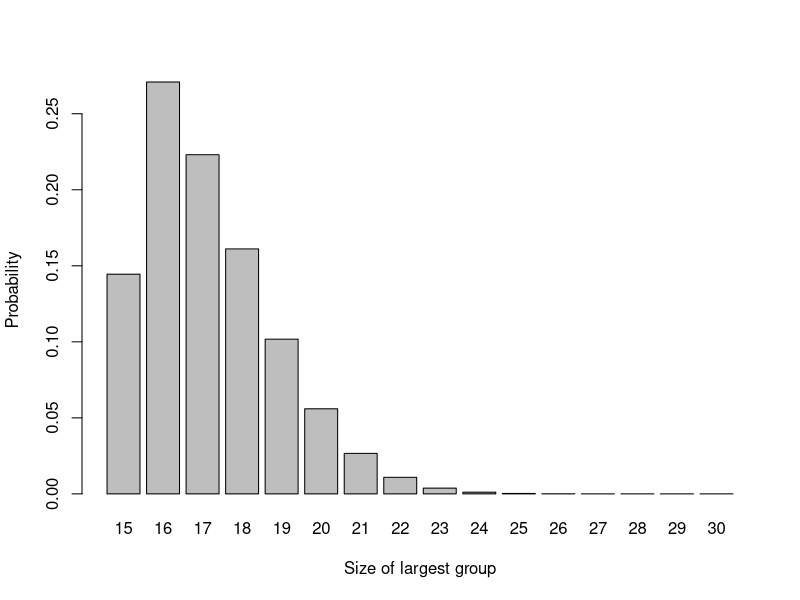
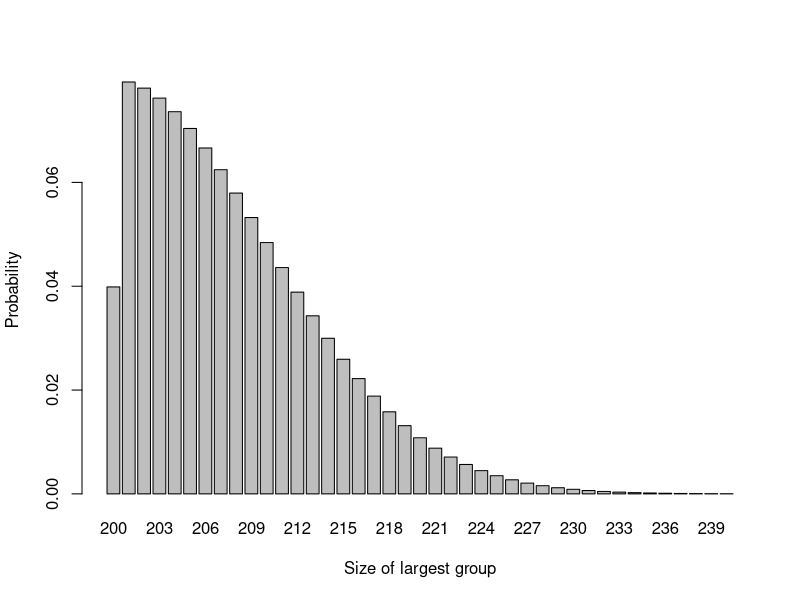

R code for these plots, in order: (Note: this script raises an error after producing the figures.)
## ---- chunk 1
n = 15
rvec = 15:30
pvec = sapply(
  1:length(rvec),
  function(i){
    if(rvec[i]==n){
      choose(2*n, rvec[i])* 0.5^(2*n)
    } else {
      2*choose(2*n, rvec[i])* 0.5^(2*n)  
    }
  }
  
) 
df1 = data.frame(r=rvec, p=pvec)
barplot(p~r, data=df1, xlab = "Size of largest group", ylab = "Probability")
## ---- chunk 2
n = 200
rvec = 200:240
pvec = sapply(
  1:length(rvec),
  function(i){
    if(rvec[i]==n){
      choose(2*n, rvec[i])* 0.5^(2*n)
    } else {
      2*choose(2*n, rvec[i])* 0.5^(2*n)  
    }
  }
  
) 
df1 = data.frame(r=rvec, p=pvec)
barplot(p~r, data=df1, xlab = "Size of largest group", ylab = "Probability")
## ---- chunk 3

biased.coin = function(
  n,     # how many allocations to do
  p,      # the probability P as above
  seed = 60003
){
  set.seed(seed)
  abs_Dn = c(1)     # the first imbalance has to be one
  
  for (i in 2:n){
    if (abs_Dn[i-1] == 0){
      abs_Dn[i] = 1 
    } else {
      abs_Dn[i] = sample(c(abs_Dn[i-1]-1, abs_Dn[i-1]+1), size = 1, prob = c(p, 1-p))
    }
  }
  Dn_df = data.frame(
    ID = 1:n,
    abs_Dn = abs_Dn
  )
  Dn_df
}

abs_50_23a = biased.coin(n=50, p=0.667)
plot1 = ggplot(data=abs_50_23a, aes(x=ID, y=abs_Dn)) + 
  geom_line() + geom_point(col=2) + 
  xlab("Participant ID") + ylab("Absolute Imbalance") +
  ylim(0, 8)

abs_50_23b = biased.coin(n=50, p=0.667, seed = 2863727)
plot2 = ggplot(data=abs_50_23b, aes(x=ID, y=abs_Dn)) + geom_line() + geom_point(col=2) + xlab("Participant ID") + ylab("Absolute Imbalance")+
  ylim(0, 8)

abs_50_23c = biased.coin(n=50, p=0.667, seed = 2313467)
plot3 = ggplot(data=abs_50_23c, aes(x=ID, y=abs_Dn)) + geom_line() + geom_point(col=2) + xlab("Participant ID") + ylab("Absolute Imbalance")+
  ylim(0, 8)

abs_50_23d = biased.coin(n=50, p=0.667, seed = 2682144)
plot4 = ggplot(data=abs_50_23d, aes(x=ID, y=abs_Dn)) + geom_line() + geom_point(col=2) + xlab("Participant ID") + ylab("Absolute Imbalance")+
  ylim(0, 8)


grid.arrange(plot1, plot2, plot3, plot4, nrow=2)

## ---- chunk 4
abs_50_55a = biased.coin(n=50, p=0.55)
plot1 = ggplot(data=abs_50_55a, aes(x=ID, y=abs_Dn)) + geom_line() + geom_point(col=2) + xlab("Participant ID") + ylab("Absolute Imbalance") +
  ylim(0, 18)

abs_50_55b = biased.coin(n=50, p=0.55, seed = 2863727)
plot2 = ggplot(data=abs_50_55b, aes(x=ID, y=abs_Dn)) + geom_line() + geom_point(col=2) + xlab("Participant ID") + ylab("Absolute Imbalance") +
  ylim(0, 18)

abs_50_55c = biased.coin(n=50, p=0.55, seed = 2313467)
plot3 = ggplot(data=abs_50_55c, aes(x=ID, y=abs_Dn)) + geom_line() + geom_point(col=2) + xlab("Participant ID") + ylab("Absolute Imbalance") +
  ylim(0, 18)

abs_50_55d = biased.coin(n=50, p=0.55, seed = 2682144)
plot4 = ggplot(data=abs_50_55d, aes(x=ID, y=abs_Dn)) + geom_line() + geom_point(col=2) + xlab("Participant ID") + ylab("Absolute Imbalance") +
  ylim(0, 18)


grid.arrange(plot1, plot2, plot3, plot4, nrow=2)

## ---- chunk 5
abs_50_9a = biased.coin(n=50, p=0.9)
plot1 = ggplot(data=abs_50_9a, aes(x=ID, y=abs_Dn)) + geom_line() + geom_point(col=2) + xlab("Participant ID") + ylab("Absolute Imbalance") +
  ylim(0, 4) 

abs_50_9b = biased.coin(n=50, p=0.9, seed = 2863727)
plot2 = ggplot(data=abs_50_9b, aes(x=ID, y=abs_Dn)) + geom_line() + geom_point(col=2) + xlab("Participant ID") + ylab("Absolute Imbalance") +
  ylim(0, 4) 

abs_50_9c = biased.coin(n=50, p=0.9, seed = 2313467)
plot3 = ggplot(data=abs_50_9c, aes(x=ID, y=abs_Dn)) + geom_line() + geom_point(col=2) + xlab("Participant ID") + ylab("Absolute Imbalance") +
  ylim(0, 4) 

abs_50_9d = biased.coin(n=50, p=0.9, seed = 2682144)
plot4 = ggplot(data=abs_50_9d, aes(x=ID, y=abs_Dn)) + geom_line() + geom_point(col=2) + xlab("Participant ID") + ylab("Absolute Imbalance") +
  ylim(0, 4) 


grid.arrange(plot1, plot2, plot3, plot4, nrow=2)
## ---- chunk 6
urn = function(r,s,N, seed = 60003){
  Dn = c(1)    # the first imbalance has to be one
  for (n in 2:N){
    p_inc = 0.5 - (Dn[n-1]*s)/(2*(2*r+(n-1)*s))
    p_dec = 0.5 + (Dn[n-1]*s)/(2*(2*r+(n-1)*s))
    if (Dn[n-1]==0){
      Dn[n] = 1
    } else {
      Dn[n] = sample(
        c(Dn[n-1]+1, Dn[n-1]-1), 
        size=1, 
        prob = c(p_inc, p_dec))
    }
    
  }
  Dn_df = data.frame(ID = 1:N, Dn = Dn)
  Dn_df
}

## ---- chunk 7

urn1 = urn(1,1,50)
urn2 = urn(1,1,50, seed = 6004)
urn3 = urn(1,1,50, seed = 5678)
urn4 = urn(1,1,50, seed = 431)

plot1 = ggplot(data=urn1, aes(x=ID, y=Dn)) + geom_line() +
  geom_point(col=2) + xlab("Participant ID") + 
  ylab("Absolute Imbalance") +ylim(0,10)
plot2 = ggplot(data=urn2, aes(x=ID, y=Dn)) + geom_line() +
  geom_point(col=2) + xlab("Participant ID") + 
  ylab("Absolute Imbalance")+ylim(0,10)
plot3 = ggplot(data=urn3, aes(x=ID, y=Dn)) + geom_line() +
  geom_point(col=2) + xlab("Participant ID") + 
  ylab("Absolute Imbalance")+ylim(0,10)
plot4 = ggplot(data=urn4, aes(x=ID, y=Dn)) + geom_line() +
  geom_point(col=2) + xlab("Participant ID") + 
  ylab("Absolute Imbalance")+ylim(0,10)

grid.arrange(plot1, plot2, plot3, plot4, nrow=2)


## ---- chunk 8

urn1 = urn(1,8,50)
urn2 = urn(1,8,50, seed = 6004)
urn3 = urn(1,8,50, seed = 5678)
urn4 = urn(1,8,50, seed = 431)

plot1 = ggplot(data=urn1, aes(x=ID, y=Dn)) + geom_line() +
  geom_point(col=2) + xlab("Participant ID") + 
  ylab("Absolute Imbalance")+ylim(0,15)
plot2 = ggplot(data=urn2, aes(x=ID, y=Dn)) + geom_line() +
  geom_point(col=2) + xlab("Participant ID") + 
  ylab("Absolute Imbalance")+ylim(0,15)
plot3 = ggplot(data=urn3, aes(x=ID, y=Dn)) + geom_line() +
  geom_point(col=2) + xlab("Participant ID") + 
  ylab("Absolute Imbalance")+ylim(0,15)
plot4 = ggplot(data=urn4, aes(x=ID, y=Dn)) + geom_line() +
  geom_point(col=2) + xlab("Participant ID") + 
  ylab("Absolute Imbalance")+ylim(0,15)

grid.arrange(plot1, plot2, plot3, plot4, nrow=2)


## ---- chunk 9

urn1 = urn(8,1,50)
urn2 = urn(8,1,50, seed = 6004)
urn3 = urn(8,1,50, seed = 5678)
urn4 = urn(8,1,50, seed = 431)

plot1 = ggplot(data=urn1, aes(x=ID, y=Dn)) + geom_line() +
  geom_point(col=2) + xlab("Participant ID") + 
  ylab("Absolute Imbalance")+ylim(0,8)
plot2 = ggplot(data=urn2, aes(x=ID, y=Dn)) + geom_line() +
  geom_point(col=2) + xlab("Participant ID") + 
  ylab("Absolute Imbalance")+ylim(0,8)
plot3 = ggplot(data=urn3, aes(x=ID, y=Dn)) + geom_line() +
  geom_point(col=2) + xlab("Participant ID") + 
  ylab("Absolute Imbalance")+ylim(0,8)
plot4 = ggplot(data=urn4, aes(x=ID, y=Dn)) + geom_line() +
  geom_point(col=2) + xlab("Participant ID") + 
  ylab("Absolute Imbalance")+ylim(0,8)

grid.arrange(plot1, plot2, plot3, plot4, nrow=2)


## ---- chunk 10
df_strat = data.frame(
  Male = c("ABAB BBAA ...", "BAAB AABB ...",  "ABAB ABBA ..."),
  Female = c("ABBA BBAA ...", "BABA BAAB ...", "ABBA BAAB ..."))
row.names(df_strat) = c("50-65", "66-80", "81 and over")
knitr::kable(df_strat)%>%kableExtra::column_spec(1, bold = TRUE)
## ---- chunk 11

output <- 
  matrix(c(
    3,4,4,4,
    1,2,6,6,
    4,2,4,5,
    4,3,5,3), 
         ncol = 2, byrow = TRUE)

df_out = data.frame(output)
names(df_out) = c("Mustine (A)", "Talc (B)")
df_out$level = c(paste0("1. 50 or younger"), "2. >50",
                       "1. I or II", "2. III or IV",
                       paste0("1. 30 months or less"),
                       "2. >30 months",
                       "1. Pre", "2. Post")
df_out$factor = c("Age", "Age", "Stage", "Stage", "Time interval", "Time interval", "Menopausal status", "Menopausal status")

df_out = df_out[,c(4,3,1,2)]

knitr::kable(df_out)%>%kableExtra::column_spec(1, bold = TRUE)

## ---- chunk 12
include_graphics("images/licorice.jpg")
## ---- chunk 13
set.seed(6063)
control_df = data.frame(
  id = 1:100,
  Gender = as.factor(c(rep("Female",50), rep("Male",50))),
  Age = sort(rnorm(100, mean=50, sd=10))
)

intervention_df = data.frame(
  id = 1:100,
  Gender = as.factor(c(rep("Male",50), rep("Female",50))),
  Age = sort(rnorm(100, mean=50, sd=10))
)

mean_male_cont = round(mean(control_df$Age[control_df$Gender == "Male"]),2)
mean_male_int = round(mean(intervention_df$Age[intervention_df$Gender == "Male"]),2)
mean_female_cont = round(mean(control_df$Age[control_df$Gender == "Female"]),2)
mean_female_int = round(mean(intervention_df$Age[intervention_df$Gender == "Female"]),2)

sd_male_cont = round(sd(control_df$Age[control_df$Gender == "Male"]),2)
sd_male_int = round(sd(intervention_df$Age[intervention_df$Gender == "Male"]),2)
sd_female_cont = round(sd(control_df$Age[control_df$Gender == "Female"]),2)
sd_female_int = round(sd(intervention_df$Age[intervention_df$Gender == "Female"]),2)


df = data.frame(
  Male = c(
    sprintf("%s (%s)", mean_male_cont, sd_male_cont), 
    sprintf("%s (%s)", mean_male_int, sd_male_int)),
  Female = c(
    sprintf("%s (%s)", mean_female_cont, sd_female_cont), 
    sprintf("%s (%s)", mean_female_int, sd_female_int))
)
row.names(df) = c("Control", "Intervention")

knitr::kable(df)%>%kableExtra::column_spec(1, bold = TRUE)

## ---- chunk 14


plot_control  = ggplot(data=control_df, aes(x=Age, fill=Gender)) + 
  geom_histogram(position = "dodge") + ggtitle("Control group") +
  theme(legend.position="bottom")
plot_intervention  = ggplot(data=intervention_df, aes(x=Age, fill=Gender)) +
  geom_histogram(position = "dodge") + ggtitle("Intervention group") +
  theme(legend.position="bottom")

grid.arrange(plot_control, plot_intervention, nrow=1)
